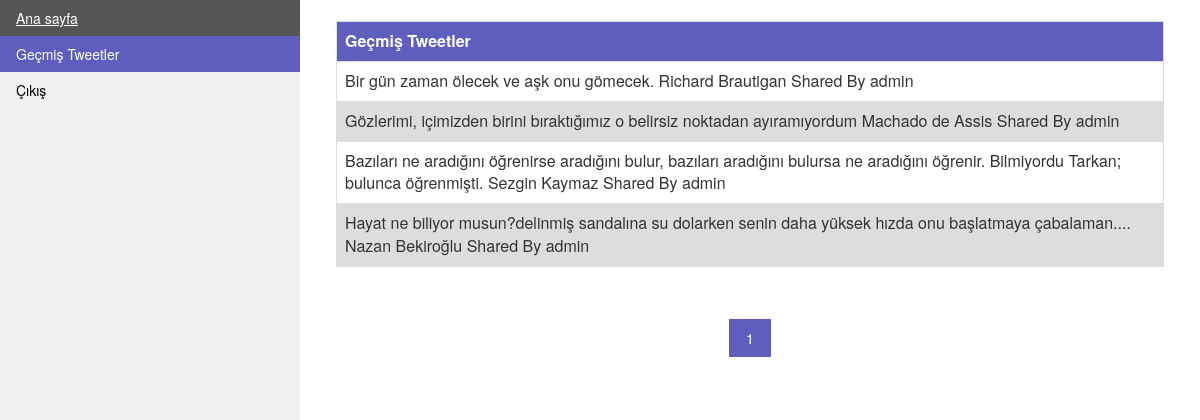
Page /tweet_list.php (signed in) on the committed database.
### tables this page shows
CREATE TABLE `excerpt` (
  `id` int(11) NOT NULL,
  `quote` varchar(300) NOT NULL,
  `source` varchar(100) NOT NULL,
  `username` varchar(50) NOT NULL
);

### tweet_list.php (the view, shortened to what this page needs)
<?php
	include('function/login.php');
	include('function/helper_function.php');
	if(isset($_GET['page'])){
		$cPage = (int)$_GET['page'];
	}
	else{
		$cPage = 0;
	}
	$perPage = 10;
?>
<!DOCTYPE html>
<html>
<head>
	<link href="/css/index.css" rel="stylesheet">
	<link href="/css/tweet_list.css" rel="stylesheet">
	<link rel="stylesheet" href="https://maxcdn.bootstrapcdn.com/bootstrap/3.4.1/css/bootstrap.min.css">
</head>
<body>
<ul>
  <li><a  href="/index">Ana sayfa</a></li>
  <li><a class="active" href="/tweet_list">Geçmiş Tweetler</a></li>
  <li><a href="/log_out">Çıkış</a></li>
</ul>
<div style="margin-left:25%;padding:1px 16px;height:1000px;">
	<div  >
	  	<div class="row" style="padding: 12px 20px; margin: 8px 0;">
		    <div class="col-sm-16">
				<table>
					<thead>
						<tr>
						    <th style="padding: 8px;">Geçmiş Tweetler</th>
						</tr>
					</thead>
				  	<tbody>
				  		<?php
                            $query = sprintf("select * from excerpt where username = '%s' order by id DESC  LIMIT %u, %u",$_SESSION['username'],($cPage * $perPage), $perPage);
                            $result = mysqli_query($con, $query);
                            while($row = mysqli_fetch_array($result, MYSQLI_ASSOC))
                            {
                        ?>
						  		<tr>
								    <td style="padding: 8px;"><?php echo $row['quote']."\n".$row['source']."\n"."Shared By"." ".$_SESSION['username']; ?></td>
								</tr>
						<?php } ?>
				  	</tbody>
				</table>
			</div>
		</div>
		<div class="row" style="padding: 12px 20px; margin: 8px 0;">
		    <div class="col-sm-16">
				<div class="center">
	                <div class="pagination">
	                    <?php
	                    	echo Paginations($con, "tweet_list", "", $cPage, "select * from excerpt order by id DESC" , $perPage);
	                    ?>
	                </div>
	            </div>
			</div>
		</div>
	</div>
</div>
</body>
</html>

### function/helper_function.php (shortened to what this page needs)
<?php
	function Paginations($con, $page, $customHeader, $currentPage, $queryTable, $perPage){
		$pager = '';
		$result = mysqli_query($con, $queryTable);
		$row = mysqli_num_rows($result);
		$num = (int)($row / $perPage) ;
		for($i = $currentPage ; $i <= $currentPage+10  ; $i++)
		{
			if($i > $num)
				break;
			$page_active = "";
			if(($i) == $currentPage)
				$page_active = "active";
			$pager .= '<a class="'.$page_active.'" href="/'.$page.'/p/'.($i).$customHeader.'">'.($i+1).'</a>';
		}
		return $pager;
	}

### css/index.css (style rules this page uses)
body { margin: 0; }
ul { list-style-type: none; margin: 0; padding: 0; width: 25%; background-color: #f1f1f1; position: fixed; height: 100%; overflow: auto; }
li a { display: block; color: #000; padding: 8px 16px; text-decoration: none; }
li a.active { background-color: #5e5ebf; color: white; }

### css/tweet_list.css (style rules this page uses)
table { font-family: arial, sans-serif; border-collapse: collapse; width: 100%; }
td, th { border: 1px solid #ddd; text-align: left; padding: 8px; font-family: "Helvetica Neue",Helvetica,Arial,sans-serif; font-size: 16px; }
tr:nth-child(even) { background-color: #ddd; }
th { padding-top: 12px; padding-bottom: 12px; text-align: left; background-color: #5e5ebf; color: white; }

### tweet_list.php (style rules this page uses)
.center { text-align: center; }
.pagination { display: inline-block; }
.pagination a { color: black; float: left; padding: 8px 16px; text-decoration: none; transition: background-color .3s; border: 1px solid #ddd; margin: 0 4px; }
.pagination a.active { background-color: #5e5ebf; color: white; border: 1px solid #5e5ebf; }

### rows in the picture
excerpt: quote "Bir gün zaman ölecek ve aşk onu gömecek.", source "Richard Brautigan"
excerpt: quote "Gözlerimi, içimizden birini bıraktığımız o belirsiz noktadan ayıramıyordum", source "Machado de Assis"
excerpt: quote "Bazıları ne aradığını öğrenirse aradığını bulur, bazıları aradığını bulursa ne aradığını öğrenir. Bilmiyordu Tarkan; bulunca öğrenmişti.", source "Sezgin Kaymaz"
excerpt: quote "Hayat ne biliyor musun?delinmiş sandalına su dolarken senin daha yüksek hızda onu başlatmaya çabalaman....", source "Nazan Bekiroğlu"
